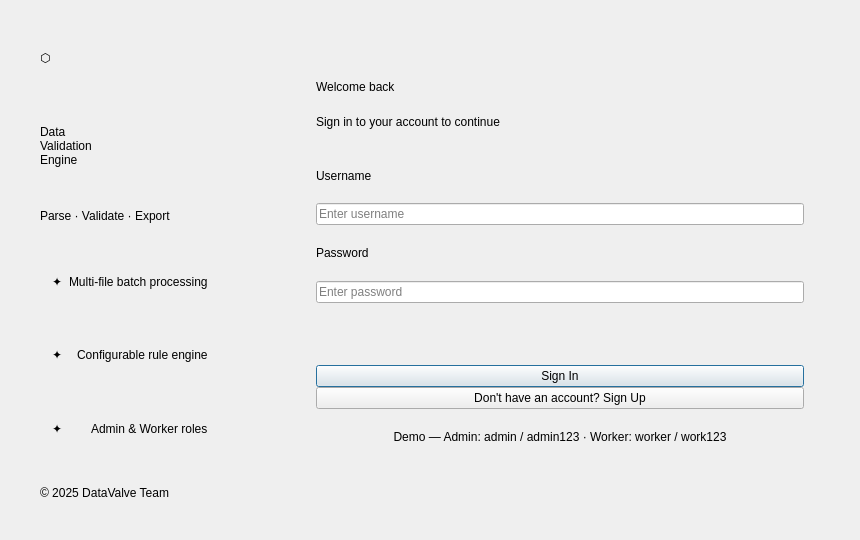
<?xml version="1.0" encoding="utf-8"?>
<ui version="4.0">
	<class>LoginWindow</class>
	<widget class="QDialog" name="LoginWindow">
		<property name="geometry">
			<rect>
				<x>0</x>
				<y>0</y>
				<width>860</width>
				<height>540</height>
			</rect>
		</property>
		<property name="windowTitle">
			<string> Sign In</string>
		</property>
		<property name="sizePolicy">
			<sizepolicy hsizetype="Fixed" vsizetype="Fixed">
				<horstretch>0</horstretch>
				<verstretch>0</verstretch>
			</sizepolicy>
		</property>
		<layout class="QHBoxLayout" name="rootLayout">
			<property name="spacing">
				<number>0</number>
			</property>
			<property name="leftMargin">
				<number>0</number>
			</property>
			<property name="topMargin">
				<number>0</number>
			</property>
			<property name="rightMargin">
				<number>0</number>
			</property>
			<property name="bottomMargin">
				<number>0</number>
			</property>


			<item>
				<widget class="QFrame" name="leftPanel">
					<property name="minimumWidth">
						<number>340</number>
					</property>
					<property name="maximumWidth">
						<number>340</number>
					</property>
					<layout class="QVBoxLayout" name="leftLayout">
						<property name="leftMargin">
							<number>40</number>
						</property>
						<property name="rightMargin">
							<number>40</number>
						</property>
						<property name="topMargin">
							<number>50</number>
						</property>
						<property name="bottomMargin">
							<number>40</number>
						</property>
						<property name="spacing">
							<number>0</number>
						</property>

						<item>
							<widget class="QLabel" name="logoIconLabel">
								<property name="text">
									<string>⬡</string>
								</property>
								<property name="alignment">
									<set>Qt::AlignLeft</set>
								</property>
							</widget>
						</item>

						<item>
							<spacer>
								<property name="orientation">
									<enum>Qt::Vertical</enum>
								</property>
								<property name="sizeHint" stdset="0">
									<size>
										<width>20</width>
										<height>60</height>
									</size>
								</property>
							</spacer>
						</item>

						<item>
							<widget class="QLabel" name="heroTitleLabel">
								<property name="text">
									<string>Data&lt;br/&gt;Validation&lt;br/&gt;Engine</string>
								</property>
							</widget>
						</item>

						<item>
							<spacer>
								<property name="orientation">
									<enum>Qt::Vertical</enum>
								</property>
								<property name="sizeHint" stdset="0">
									<size>
										<width>20</width>
										<height>16</height>
									</size>
								</property>
							</spacer>
						</item>

						<item>
							<widget class="QLabel" name="heroSubLabel">
								<property name="text">
									<string>Parse · Validate · Export</string>
								</property>
							</widget>
						</item>

						<item>
							<spacer>
								<property name="orientation">
									<enum>Qt::Vertical</enum>
								</property>
								<property name="sizeHint" stdset="0">
									<size>
										<width>20</width>
										<height>40</height>
									</size>
								</property>
							</spacer>
						</item>

						<item>
							<widget class="QFrame" name="statChip1">
								<layout class="QHBoxLayout">
									<property name="leftMargin">
										<number>12</number>
									</property>
									<property name="rightMargin">
										<number>12</number>
									</property>
									<property name="topMargin">
										<number>8</number>
									</property>
									<property name="bottomMargin">
										<number>8</number>
									</property>
									<item>
										<widget class="QLabel" name="chip1Icon">
											<property name="text">
												<string>✦</string>
											</property>
										</widget>
									</item>
									<item>
										<widget class="QLabel" name="chip1Text">
											<property name="text">
												<string>Multi-file batch processing</string>
											</property>
										</widget>
									</item>
								</layout>
							</widget>
						</item>

						<item>
							<spacer>
								<property name="orientation">
									<enum>Qt::Vertical</enum>
								</property>
								<property name="sizeHint" stdset="0">
									<size>
										<width>20</width>
										<height>8</height>
									</size>
								</property>
							</spacer>
						</item>

						<item>
							<widget class="QFrame" name="statChip2">
								<layout class="QHBoxLayout">
									<property name="leftMargin">
										<number>12</number>
									</property>
									<property name="rightMargin">
										<number>12</number>
									</property>
									<property name="topMargin">
										<number>8</number>
									</property>
									<property name="bottomMargin">
										<number>8</number>
									</property>
									<item>
										<widget class="QLabel" name="chip2Icon">
											<property name="text">
												<string>✦</string>
											</property>
										</widget>
									</item>
									<item>
										<widget class="QLabel" name="chip2Text">
											<property name="text">
												<string>Configurable rule engine</string>
											</property>
										</widget>
									</item>
								</layout>
							</widget>
						</item>

						<item>
							<spacer>
								<property name="orientation">
									<enum>Qt::Vertical</enum>
								</property>
								<property name="sizeHint" stdset="0">
									<size>
										<width>20</width>
										<height>8</height>
									</size>
								</property>
							</spacer>
						</item>

						<item>
							<widget class="QFrame" name="statChip3">
								<layout class="QHBoxLayout">
									<property name="leftMargin">
										<number>12</number>
									</property>
									<property name="rightMargin">
										<number>12</number>
									</property>
									<property name="topMargin">
										<number>8</number>
									</property>
									<property name="bottomMargin">
										<number>8</number>
									</property>
									<item>
										<widget class="QLabel" name="chip3Icon">
											<property name="text">
												<string>✦</string>
											</property>
										</widget>
									</item>
									<item>
										<widget class="QLabel" name="chip3Text">
											<property name="text">
												<string>Admin &amp; Worker roles</string>
											</property>
										</widget>
									</item>
								</layout>
							</widget>
						</item>

						<item>
							<spacer>
								<property name="orientation">
									<enum>Qt::Vertical</enum>
								</property>
								<property name="sizeHint" stdset="0">
									<size>
										<width>20</width>
										<height>40</height>
									</size>
								</property>
							</spacer>
						</item>

						<item>
							<widget class="QLabel" name="copyrightLabel">
								<property name="text">
									<string>© 2025 DataValve Team</string>
								</property>
							</widget>
						</item>
					</layout>
				</widget>
			</item>

	
			<item>
				<widget class="QFrame" name="rightPanel">
					<layout class="QVBoxLayout" name="rightLayout">
						<property name="leftMargin">
							<number>56</number>
						</property>
						<property name="rightMargin">
							<number>56</number>
						</property>
						<property name="topMargin">
							<number>80</number>
						</property>
						<property name="bottomMargin">
							<number>56</number>
						</property>
						<property name="spacing">
							<number>0</number>
						</property>

						<item>
							<widget class="QLabel" name="signInHeadingLabel">
								<property name="text">
									<string>Welcome back</string>
								</property>
							</widget>
						</item>

						<item>
							<spacer>
								<property name="orientation">
									<enum>Qt::Vertical</enum>
								</property>
								<property name="sizeHint" stdset="0">
									<size>
										<width>20</width>
										<height>6</height>
									</size>
								</property>
							</spacer>
						</item>

						<item>
							<widget class="QLabel" name="signInSubLabel">
								<property name="text">
									<string>Sign in to your account to continue</string>
								</property>
							</widget>
						</item>

						<item>
							<spacer>
								<property name="orientation">
									<enum>Qt::Vertical</enum>
								</property>
								<property name="sizeHint" stdset="0">
									<size>
										<width>20</width>
										<height>40</height>
									</size>
								</property>
							</spacer>
						</item>

				
						<item>
							<widget class="QLabel" name="usernameLabel">
								<property name="text">
									<string>Username</string>
								</property>
							</widget>
						</item>
						<item>
							<spacer>
								<property name="orientation">
									<enum>Qt::Vertical</enum>
								</property>
								<property name="sizeHint" stdset="0">
									<size>
										<width>20</width>
										<height>6</height>
									</size>
								</property>
							</spacer>
						</item>
						<item>
							<widget class="QLineEdit" name="usernameInput">
								<property name="placeholderText">
									<string>Enter username</string>
								</property>
							</widget>
						</item>

						<item>
							<spacer>
								<property name="orientation">
									<enum>Qt::Vertical</enum>
								</property>
								<property name="sizeHint" stdset="0">
									<size>
										<width>20</width>
										<height>20</height>
									</size>
								</property>
							</spacer>
						</item>

						
						<item>
							<widget class="QLabel" name="passwordLabel">
								<property name="text">
									<string>Password</string>
								</property>
							</widget>
						</item>
						<item>
							<spacer>
								<property name="orientation">
									<enum>Qt::Vertical</enum>
								</property>
								<property name="sizeHint" stdset="0">
									<size>
										<width>20</width>
										<height>6</height>
									</size>
								</property>
							</spacer>
						</item>
						<item>
							<widget class="QLineEdit" name="passwordInput">
								<property name="placeholderText">
									<string>Enter password</string>
								</property>
								<property name="echoMode">
									<enum>QLineEdit::Password</enum>
								</property>
							</widget>
						</item>

						<item>
							<spacer>
								<property name="orientation">
									<enum>Qt::Vertical</enum>
								</property>
								<property name="sizeHint" stdset="0">
									<size>
										<width>20</width>
										<height>12</height>
									</size>
								</property>
							</spacer>
						</item>

						
						<item>
							<widget class="QLabel" name="errorLabel">
								<property name="text">
									<string></string>
								</property>
								<property name="visible">
									<bool>false</bool>
								</property>
							</widget>
						</item>

						<item>
							<spacer>
								<property name="orientation">
									<enum>Qt::Vertical</enum>
								</property>
								<property name="sizeHint" stdset="0">
									<size>
										<width>20</width>
										<height>28</height>
									</size>
								</property>
							</spacer>
						</item>

						
						<item>
							<widget class="QPushButton" name="signInButton">
								<property name="text">
									<string>Sign In</string>
								</property>
								<property name="default">
									<bool>true</bool>
								</property>
							</widget>
							
						</item>
						<item>
							<widget class="QPushButton" name="toggleModeButton">
								<property name="text">
									<string>Don't have an account? Sign Up</string>
								</property>
								<property name="cursor">
									<cursorShape>PointingHandCursor</cursorShape>
								</property>
							</widget>
						</item>

						<item>
							<spacer>
								<property name="orientation">
									<enum>Qt::Vertical</enum>
								</property>
								<property name="sizeHint" stdset="0">
									<size>
										<width>20</width>
										<height>20</height>
									</size>
								</property>
							</spacer>
						</item>

						<item>
							<widget class="QLabel" name="demoHintLabel">
								<property name="text">
									<string>Demo — Admin: admin / admin123 · Worker: worker / work123</string>
								</property>
								<property name="alignment">
									<set>Qt::AlignHCenter</set>
								</property>
								<property name="wordWrap">
									<bool>true</bool>
								</property>
							</widget>
						</item>

						<item>
							<spacer>
								<property name="orientation">
									<enum>Qt::Vertical</enum>
								</property>
								<property name="sizeHint" stdset="0">
									<size>
										<width>20</width>
										<height>40</height>
									</size>
								</property>
							</spacer>
						</item>

					</layout>
				</widget>
			</item>

		</layout>
	</widget>
	<resources/>
	<connections/>
</ui>
